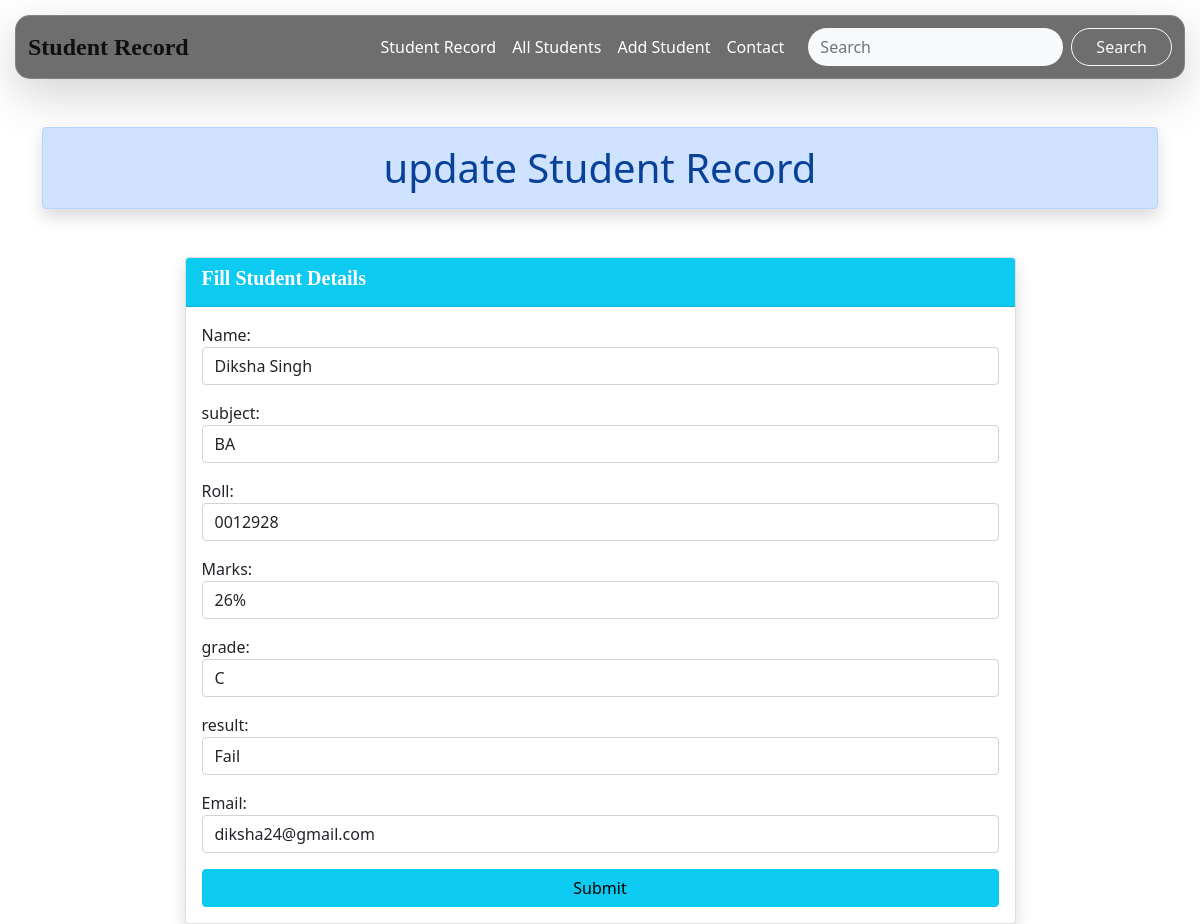
The app's page /update/80/ with its own data.
### app/models.py (models this page shows, shortened)
class studentModel(models.Model):
    name = models.CharField(max_length=90)
    subject = models.CharField(max_length=50, null=True, blank=True)
    roll = models.CharField(max_length=20, null=True, blank=True)
    marks = models.CharField(max_length=10, null=True, blank=True)
    grade = models.CharField(max_length=10, null=True, blank=True)
    result = models.CharField(max_length=10,null=True, blank=True)
    email = models.EmailField(max_length=200, null=True, blank=True)
    password = models.CharField(max_length=128)

### crud/views.py (the view)
# urls.py: path('update/<int:id>/', views.update, name='update'),
def update(request, id):
    record = get_object_or_404(studentModel, id=id)
    if request.method == 'POST':
        form = StudentForm(request.POST, instance=record)
        if form.is_valid():
            form.save()
            return redirect('home')
    else:
        form = StudentForm(instance=record)
    return render(request, 'update.html', {'form': form})

### templates/update.html (shortened to what this page needs)
{% extends "base.html" %}
{% block content %}
<section class="crud container mt-5">
    <h1 class="text-center alert alert-primary shadow">update Student Record</h1>
    <div class="row mt-5">
        <div class="col-md-4 mx-auto w-75">
            <div class="card shadow">
                <div class="card-header bg-info text-white text-    center">
                    <h5>Fill Student Details</h5>
                </div>
                <div class="card-body">
                    <form id="add" method="post" novalidate>
                        {% for field in form %}
                        <div class="mb-3">
                            {{ field.label_tag }}
                            {{ field }}
                        </div>
                        {% endfor %}
                        <button type="submit" class="btn btn-info w-100">Submit</button>
                    </form>
                </div>
            </div>
        </div>
    </div>
</section>
{% endblock content %}

### static/css/style.css (style rules this page uses)
h5 { font-family: Edu NSW ACT Hand Pre, cursive; font-weight: 600; }

### records on screen
studentModel: form "Diksha Singh" "BA" "0012928" "26%" "C" "Fail" "diksha24@gmail.com"

### other values on screen
{{ field.label_tag }} "Name:" "subject:" "Roll:" "Marks:" "grade:" "result:" "Email:"
